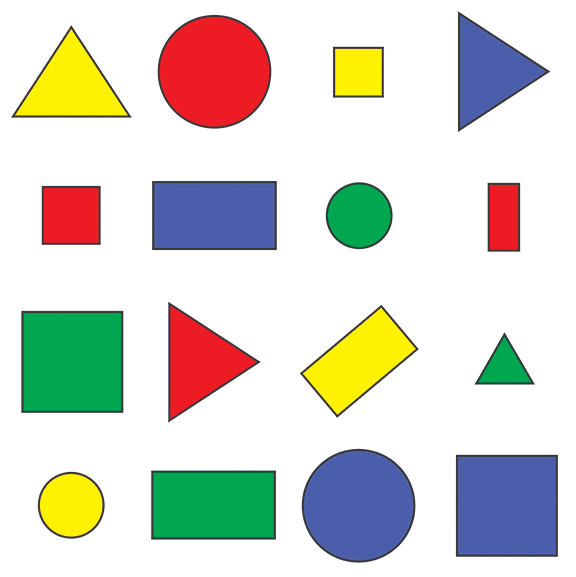
#> input picture Resources/shapes.png, 576 x 577 px, found by its file name
$ python 09_Counter_or_Shape_Detection.py
#> lines starting #> are read from the running program, lines starting #| are printed output that depends on the picture; after the words box and inside, x2 and y2 are one past the last pixel; in counts of white or black regions, pixels touching at a corner belong together
### Basics/stacking_images.py
import cv2
import numpy as np


def stackImages(scale,imgArray):
    rows = len(imgArray)
    cols = len(imgArray[0])
    rowsAvailable = isinstance(imgArray[0], list)
    width = imgArray[0][0].shape[1]
    height = imgArray[0][0].shape[0]
    if rowsAvailable:
        for x in range ( 0, rows):
            for y in range(0, cols):
                if imgArray[x][y].shape[:2] == imgArray[0][0].shape [:2]:
                    imgArray[x][y] = cv2.resize(imgArray[x][y], (0, 0), None, scale, scale)
                else:
                    imgArray[x][y] = cv2.resize(imgArray[x][y], (imgArray[0][0].shape[1], imgArray[0][0].shape[0]), None, scale, scale)
                if len(imgArray[x][y].shape) == 2: imgArray[x][y]= cv2.cvtColor( imgArray[x][y], cv2.COLOR_GRAY2BGR)
        imageBlank = np.zeros((height, width, 3), np.uint8)
        hor = [imageBlank]*rows
        hor_con = [imageBlank]*rows
        for x in range(0, rows):
            hor[x] = np.hstack(imgArray[x])
        ver = np.vstack(hor)
    else:
        for x in range(0, rows):
            if imgArray[x].shape[:2] == imgArray[0].shape[:2]:
                imgArray[x] = cv2.resize(imgArray[x], (0, 0), None, scale, scale)
            else:
                imgArray[x] = cv2.resize(imgArray[x], (imgArray[0].shape[1], imgArray[0].shape[0]), None,scale, scale)
            if len(imgArray[x].shape) == 2: imgArray[x] = cv2.cvtColor(imgArray[x], cv2.COLOR_GRAY2BGR)
        hor= np.hstack(imgArray)
        ver = hor
    return ver

### Basics/09_Counter_or_Shape_Detection.py
import cv2
import numpy as np
from stacking_images import stackImages


def getContours(img):

    contours, hierarchy = cv2.findContours(img,cv2.RETR_EXTERNAL,cv2.CHAIN_APPROX_NONE)

    for cnt in contours:
        area = cv2.contourArea(cnt)
        # print(area)

        if area>500:
            cv2.drawContours(imgContour, cnt, -1, (0, 255, 0), 3)
            perimeter = cv2.arcLength(cnt,True)
            # print(perimeter)
            approx = cv2.approxPolyDP(cnt,0.02*perimeter,True)
            print(len(approx))
            objCorner = len(approx)
            x, y, w, h = cv2.boundingRect(approx)
            cv2.rectangle(imgContour,(x,y),(x+w,y+h),(0,0,255),2)

            if objCorner == 3:
                objType = "tri"
            elif objCorner == 4:
                aspectRatio = w/float(h)
                if aspectRatio >0.95 and aspectRatio <1.05:
                    objType = "Square"
                else:
                    objType = "Rect"
            elif objCorner > 4:
                objType = "Circle"
            else:
                objType = None

            cv2.putText(imgContour, objType,(x+(w//2)-20,y+(h//2)+5),
                        cv2.FONT_HERSHEY_COMPLEX,0.5, (0, 0, 0),2)


img = cv2.imread(r"C:\Users\CHAND\PycharmProjects\OpenCV_Murtazas_Workshop\Resources\shapes.png")
#> img is the input picture: shape (577, 576, 3); mean B, G, R 205.1, 214.3, 214.2
# print(img.shape)


###########################---Image Pre-Processing---#######################################

imgResized = cv2.resize(img,(400,400))
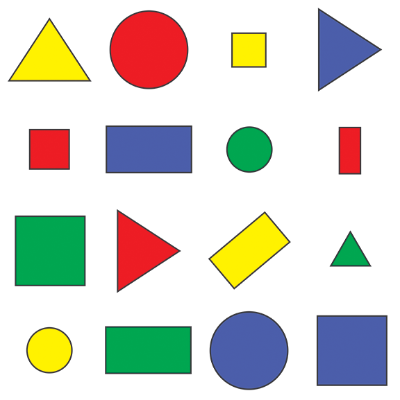
#> imgResized: shape (400, 400, 3); mean B, G, R 205.1, 214.3, 214.3
imgGray = cv2.cvtColor(imgResized,cv2.COLOR_BGR2GRAY)
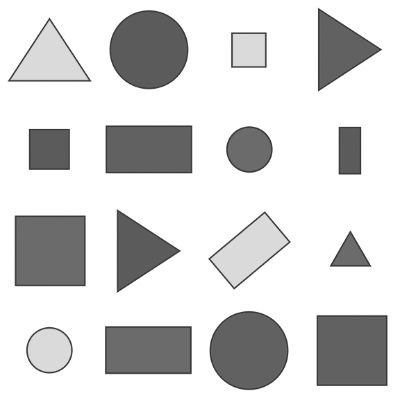
#> imgGray: shape (400, 400); min 54, max 255, mean 213.2
imgBlur = cv2.GaussianBlur(imgGray,(5,3),0)
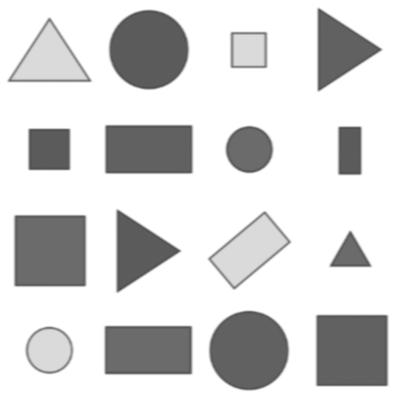
#> imgBlur: shape (400, 400); min 75, max 255, mean 213.2
imgEdges_1 = cv2.Canny(imgGray,100,100)
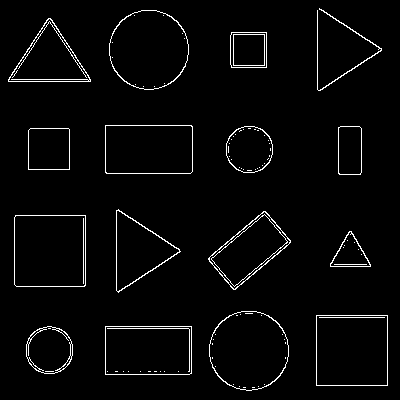
#> imgEdges_1: shape (400, 400); 2.9% white in thin lines or dots
imgEdges_2 = cv2.Canny(imgBlur,100,100)
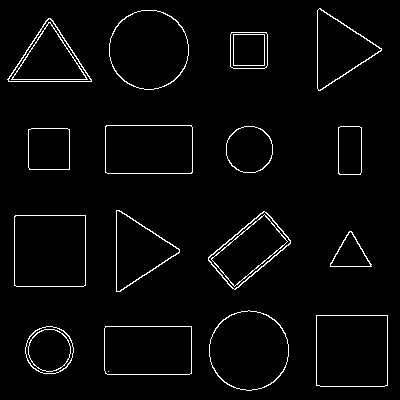
#> imgEdges_2: shape (400, 400); 2.8% white in thin lines or dots

imgBlank = np.zeros_like(imgResized)
imgContour = imgResized.copy()
###############################################################################################


getContours(imgEdges_2)
#> in getContours, `contours, hierarchy = cv2.findContours(img,cv2.RETR_EXTERNAL,cv2.CHAIN..`: contours = 16 contours; largest, box (x1, y1, x2, y2) and area: (14, 215, 86, 287) 5038, (316, 315, 388, 387) 5035, (209, 310, 289, 391) 4954, (109, 10, 189, 90) 4950, (105, 125, 193, 174) 4172
#> the loop in getContours, `for cnt in contours:` made 16 passes
#> (area, perimeter, approx, objCorner, x, y, w, h) on passes 1, 3, 6, 7, 9, 10, 12, 13: (4168, 267.7, [[105, 326], [105, 373], [191, 373], [191, 326]], 4, 105, 326, 87, 48), (5035, 282.8, [[316, 315], [316, 385], [387, 385], [387, 315]], 4, 316, 315, 72, 71), (5037.5, 282.2, [[14, 216], [14, 285], [85, 285], [85, 215]], 4, 14, 215, 72, 71), (3157, 236.8, [[264, 211], [208, 257], [234, 289], [290, 243]], 4, 208, 211, 83, 79), (1675.5, 162.2, [[28, 129], [29, 169], [69, 169], [69, 129]], 4, 28, 129, 42, 41), (1099, 139.7, [[340, 126], [338, 173], [360, 174], [361, 127]], 4, 338, 126, 24, 49), (4172, 267.7, [[105, 126], [105, 172], [192, 172], [191, 125]], 4, 105, 125, 88, 48), (1322, 142.5, [[231, 32], [230, 66], [266, 67], [266, 32]], 4, 230, 32, 37, 36)
#> (area, perimeter, approx, objCorner, x, y, w, h) on passes 5, 8, 14, 16: (790.5, 130, [[349, 231], [330, 266], [371, 266]], 3, 330, 231, 42, 36), (2769, 242.3, [[116, 210], [120, 291], [179, 249]], 3, 116, 210, 64, 82), (2800.5, 245.4, [[7, 79], [91, 81], [50, 18]], 3, 7, 18, 85, 64), (2786.5, 243.4, [[320, 8], [318, 90], [381, 50]], 3, 318, 8, 64, 83)
#| 4
#| 8
#| 4
#| 8
#| 3
#| 4
#| 4
#| 3
#> (further printed lines are left out)
#> after the loop in getContours, `for cnt in contours:`:
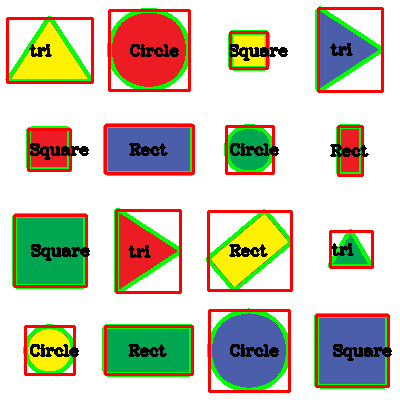
#> imgContour: shape (400, 400, 3); 16.06% of pixels changed, all inside (x1, y1, x2, y2) = (5, 6, 392, 393)

imgStacked = stackImages(0.8,([imgResized,imgGray,imgBlur],[imgEdges_1,imgEdges_2,imgContour]))
#> after the loop in stackImages, `for x in range(0, rows):`: hor = 2 items
#> in stackImages, `ver = np.vstack(hor)`:
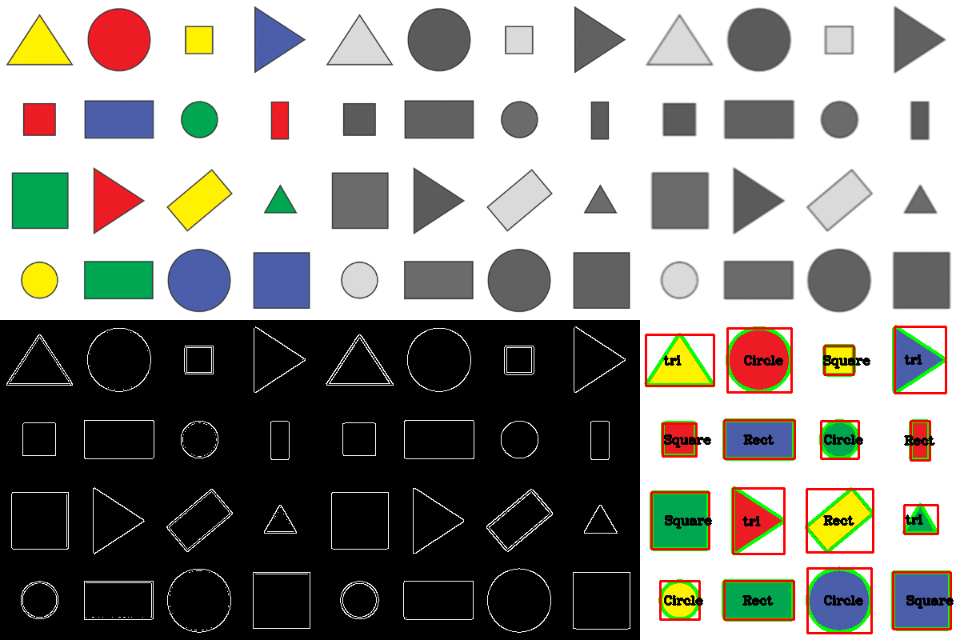
#> ver: shape (640, 960, 3); mean of channels 0, 1, 2 137.2, 142.3, 143; drawn as B, G, R
# [5 lines of commented-out code are left out]
cv2.imshow("Contour and Labelled Image",imgContour)
cv2.imshow("Stacked Images",imgStacked)
cv2.waitKey(0)
